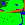

A 2D game scene composited from a Tiled map and its tileset images. What follows is a short description and the map's XML, with every tile layer's data as written:
An orthogonal 25x25 tile map with 1x1 px tiles, 1 tile layer (Tile Layer 1).

<map version="1.0" tiledversion="1.0.3" orientation="orthogonal" renderorder="right-down" width="25" height="25" tilewidth="1" tileheight="1" nextobjectid="1">
 <tileset firstgid="1" source="tileset.tsx" />
 <layer name="Tile Layer 1" width="25" height="25">
  <data encoding="csv">
5,5,5,5,5,5,5,5,5,1,1,1,1,1,1,1,1,1,1,1,1,1,5,5,3,
5,5,5,4,5,5,1,1,1,1,1,1,1,1,1,1,1,1,1,1,1,1,1,5,3,
5,5,2,2,4,5,5,5,1,1,1,1,1,1,1,1,1,1,1,1,1,1,1,5,3,
5,5,2,2,4,5,1,5,1,1,1,1,1,1,1,1,1,1,1,1,1,1,1,1,3,
5,5,4,4,4,5,5,1,1,1,1,1,1,1,1,2,2,5,1,1,1,1,1,1,3,
5,5,5,5,5,5,5,1,1,1,1,1,1,1,1,1,2,2,1,1,1,1,1,1,3,
5,5,5,5,5,5,1,1,1,1,1,1,1,1,1,1,1,1,1,1,1,1,1,3,3,
5,5,1,1,1,1,1,1,1,1,1,1,1,1,1,1,1,1,1,1,1,1,1,3,3,
1,1,1,1,1,1,1,1,1,1,1,1,1,1,1,1,1,1,1,1,1,1,1,4,3,
4,2,1,1,1,1,1,1,1,1,1,1,1,1,1,1,4,4,4,3,3,3,4,4,3,
3,3,4,4,1,1,1,1,1,1,1,1,3,3,3,3,3,3,3,3,3,3,4,4,3,
3,3,3,3,1,1,1,1,1,1,3,3,3,3,3,3,3,3,3,3,5,5,4,5,5,
1,1,1,3,1,1,1,3,1,3,3,3,3,5,5,5,5,5,5,5,5,2,2,2,2,
1,1,1,1,1,1,1,1,1,1,1,1,1,1,1,1,1,1,1,1,5,2,2,2,2,
1,1,1,1,1,1,1,1,1,1,1,1,1,1,1,1,1,1,1,1,1,2,5,4,4,
1,1,1,1,1,1,1,1,1,1,1,1,1,1,1,1,1,1,1,1,1,2,1,1,1,
1,1,1,1,1,1,1,1,1,1,5,1,1,1,1,1,1,1,1,1,1,2,1,1,1,
1,5,1,1,1,1,1,1,1,1,1,1,1,1,1,1,1,1,1,1,1,2,2,1,1,
1,1,1,1,5,1,1,1,1,1,1,1,1,1,1,1,1,1,1,1,1,1,2,1,1,
1,1,1,1,1,1,1,5,1,1,1,1,1,1,1,1,1,1,1,1,1,1,2,1,1,
1,1,1,1,1,1,1,1,1,1,1,1,1,1,1,1,1,1,1,1,1,1,2,1,1,
1,1,1,5,1,1,1,1,1,1,1,1,5,1,1,1,1,1,1,1,1,1,2,1,1,
1,1,1,1,1,1,1,1,1,1,1,1,1,1,1,1,1,1,1,1,1,1,2,1,1,
1,1,1,1,1,1,1,1,1,1,1,1,1,1,1,1,1,1,1,1,1,2,2,1,1,
1,1,1,1,1,1,1,1,1,1,1,1,1,1,1,1,1,1,1,2,2,2,1,1,1
</data>
 </layer>
</map>